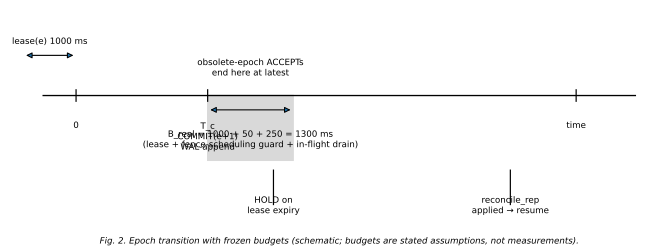

Python code for this plot:
"""Fig2: rule-epoch transition schematic with frozen budgets.
Budgets: lease 1000 ms, guard 50 ms, jitter 250 ms, B_real 1300 ms,
vote timeout 1500 ms, heartbeat/renew 100 ms. Schematic (not a trace);
values are the frozen engineering budgets from EFRS_T1_PREREGISTRATION.
"""
import matplotlib
matplotlib.use("PDF")
import matplotlib.pyplot as plt

plt.rcParams.update({"font.size": 7, "font.family": "sans-serif"})
fig, ax = plt.subplots(figsize=(7.0, 2.6))
ax.set_xlim(0, 10)
ax.set_ylim(0, 4.2)
ax.axis("off")

ax.plot([0.5, 9.5], [2.6, 2.6], color="black", lw=1.0)
for t, lab in ((1.0, "0"), (3.0, "T_c\nCOMMIT(e+1)\nWAL-append"), (8.6, "time")):
    ax.plot([t, t], [2.5, 2.7], color="black", lw=0.9)
    ax.text(t, 2.15, lab, ha="center", va="top", fontsize=6.5)

# lease window of epoch e (granted before Tc, lives 1000 ms)
ax.annotate("", xy=(1.0, 3.3), xytext=(0.2, 3.3),
            arrowprops=dict(arrowstyle="<|-|>", mutation_scale=9, lw=0.8))
ax.text(0.6, 3.5, "lease(e) 1000 ms", ha="center", fontsize=6.5)
# obsolete ACCEPTs region after Tc, bounded by B_real (x in seconds)
ax.axvspan(3.0, 4.3, 0.35, 0.62, color="#d9d9d9",
           alpha=1.0, zorder=0)
ax.text(3.65, 2.95, "obsolete-epoch ACCEPTs\nend here at latest", ha="center",
        fontsize=6.5)
# B_real bracket
ax.annotate("", xy=(4.3, 2.35), xytext=(3.0, 2.35),
            arrowprops=dict(arrowstyle="<|-|>", mutation_scale=9, lw=0.8))
ax.text(3.65, 1.7, "B_real = 1000 + 50 + 250 = 1300 ms\n"
        "(lease + fence-scheduling guard + in-flight drain)",
        ha="center", fontsize=6.5)
# HOLD + reconcile markers (HOLD at worst-case lease expiry Tc+1.0 s)
ax.plot([4.0, 4.0], [0.7, 1.3], color="black", lw=0.9)
ax.text(4.0, 0.55, "HOLD on\nlease expiry", ha="center", fontsize=6.5)
ax.plot([7.6, 7.6], [0.7, 1.3], color="black", lw=0.9)
ax.text(7.6, 0.55, "reconcile_rep\napplied → resume", ha="center",
        fontsize=6.5)

ax.text(5.0, 0.02,
        "Fig. 2. Epoch transition with frozen budgets (schematic; budgets are "
        "stated assumptions, not measurements).",
        ha="center", fontsize=6.5, style="italic")
fig.tight_layout(pad=0.4)
fig.savefig("/Users/yulecai/Desktop/RuleSync-Fleet/efrs-paper/figures/fig2_epoch_transition.pdf")
fig.savefig("/Users/yulecai/Desktop/RuleSync-Fleet/efrs-paper/figures/fig2_epoch_transition.svg")
print("fig2 ok")
